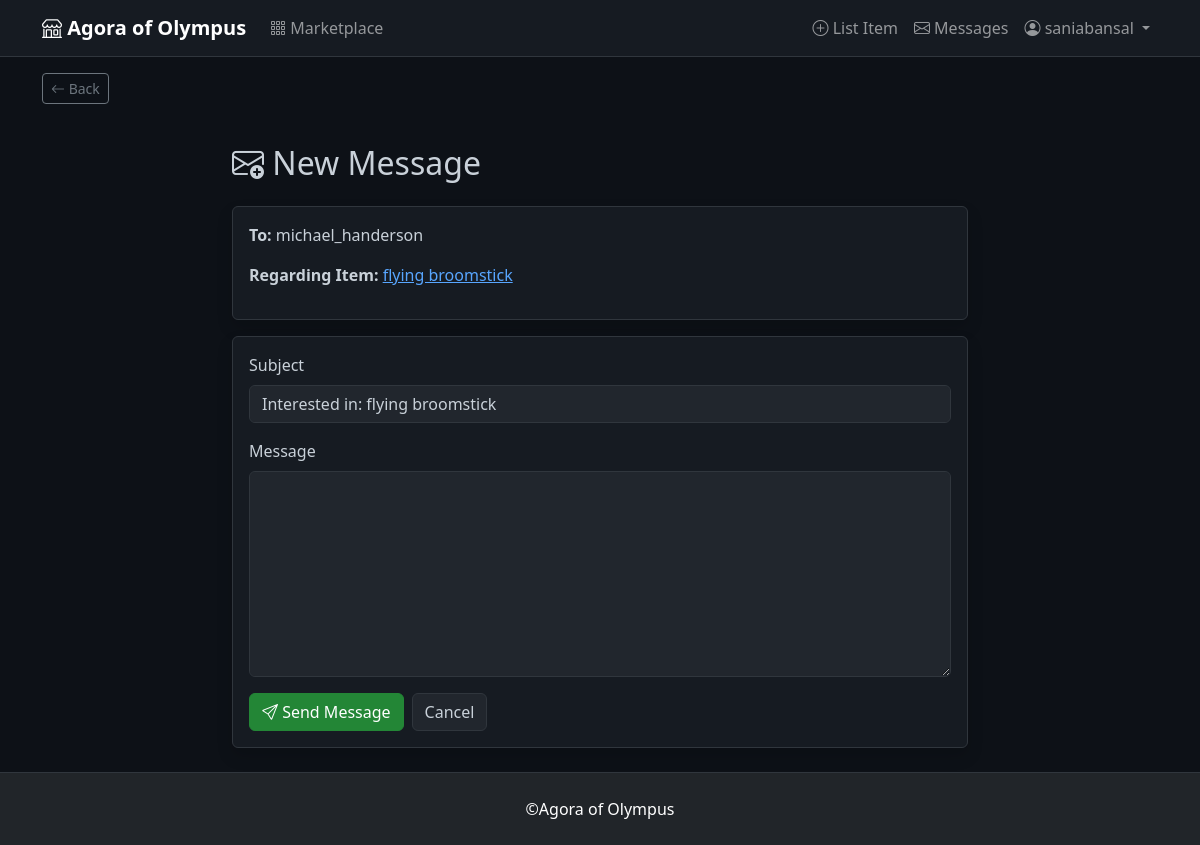
The app's page /messages/compose/2/4 (signed in) with its own data.
### app/models.py (models this page shows, shortened)
class User(UserMixin, db.Model):
    id = db.Column(db.Integer, primary_key=True)
    username = db.Column(db.String(80), unique=True, nullable=False)
    email = db.Column(db.String(120), unique=True, nullable=False)
    password_hash = db.Column(db.String(200), nullable=False)
    avatar = db.Column(db.String(200), default='default_avatar.png')
    created_at = db.Column(db.DateTime, default=datetime.utcnow)
    items = db.relationship('Item', backref='seller', lazy='dynamic', cascade='all, delete-orphan')
    sent_messages = db.relationship('Message', foreign_keys='Message.sender_id',
                                   backref='sender', lazy='dynamic', cascade='all, delete-orphan')
    received_messages = db.relationship('Message', foreign_keys='Message.recipient_id',
                                       backref='recipient', lazy='dynamic', cascade='all, delete-orphan')
    def unread_message_count(self):
        return Message.query.filter_by(recipient_id=self.id, read=False).count()

class Item(db.Model):
    id = db.Column(db.Integer, primary_key=True)
    name = db.Column(db.String(100), nullable=False)
    description = db.Column(db.Text, nullable=False)
    image = db.Column(db.String(200), default='default_item.png')
    category = db.Column(db.String(50), nullable=False)
    rarity = db.Column(db.String(20), nullable=False)
    seller_id = db.Column(db.Integer, db.ForeignKey('user.id'), nullable=False)
    created_at = db.Column(db.DateTime, default=datetime.utcnow)
    messages = db.relationship('Message', backref='item', lazy='dynamic', cascade='all, delete-orphan')

### app/routes.py (the view, shortened to what this page needs)
@main.route('/messages/compose/<int:recipient_id>', methods=['GET', 'POST'])
@main.route('/messages/compose/<int:recipient_id>/<int:item_id>', methods=['GET', 'POST'])
@login_required
def compose_message(recipient_id, item_id=None):
    recipient = User.query.get_or_404(recipient_id)
    item = Item.query.get(item_id) if item_id else None
    form = MessageForm()
    if item and request.method == 'GET':
        form.subject.data = f"Interested in: {item.name}"
    return render_template('messages/compose.html', form=form, recipient=recipient, item=item)

### app/forms.py
class MessageForm(FlaskForm):
    subject = StringField('Subject', validators=[DataRequired(), Length(min=3, max=200)])
    content = TextAreaField('Message', validators=[DataRequired(), Length(min=10, max=1000)])

### app/models.py (called while the page is built)
@login_manager.user_loader
def load_user(user_id):
    return User.query.get(int(user_id))

### app/templates/messages/compose.html (shortened to what this page needs)
{% extends "base.html" %}
{% block content %}
<div class="row justify-content-center">
    <div class="col-md-8">
        <h2 class="mb-4"><i class="bi bi-envelope-plus"></i> New Message</h2>
        <div class="card shadow mb-3">
            <div class="card-body">
                <p><strong>To:</strong> {{ recipient.username }}</p>
                {% if item %}
                    <p><strong>Regarding Item:</strong> <a href="{{ url_for('main.item_detail', item_id=item.id) }}">{{ item.name }}</a></p>
                {% endif %}
            </div>
        </div>
        <div class="card shadow">
            <div class="card-body">
                <form method="POST">
                    <div class="mb-3">
                        {{ form.subject.label(class="form-label") }}
                        {{ form.subject(class="form-control" + (" is-invalid" if form.subject.errors else "")) }}
                    </div>
                    <div class="mb-3">
                        {{ form.content.label(class="form-label") }}
                        {{ form.content(class="form-control", rows=8) }}
                    </div>
                    <div class="d-flex gap-2">
                        <button type="submit" class="btn btn-primary">
                            <i class="bi bi-send"></i> Send Message
                        </button>
                        <a href="{{ url_for('main.inbox') }}" class="btn btn-secondary">Cancel</a>
                    </div>
                </form>
            </div>
        </div>
    </div>
</div>
{% endblock %}

### app/templates/base.html (shortened to what this page needs)
<!DOCTYPE html>
<html lang="en" data-bs-theme="dark">
<head>
    <link href="https://cdn.jsdelivr.net/npm/bootstrap@5.3.0/dist/css/bootstrap.min.css" rel="stylesheet">
    <link rel="stylesheet" href="https://cdn.jsdelivr.net/npm/bootstrap-icons@1.11.0/font/bootstrap-icons.css">
</head>
<body>
    <nav class="navbar navbar-expand-lg navbar-dark bg-dark">
        <div class="container">
            <a class="navbar-brand fw-bold" href="{{ url_for('main.index') }}">
                <i class="bi bi-shop"></i> Agora of Olympus
            </a>
            <div class="collapse navbar-collapse" id="navbarNav">
                <ul class="navbar-nav me-auto">
                    <li class="nav-item">
                        <a class="nav-link" href="{{ url_for('main.marketplace') }}">
                            <i class="bi bi-grid-3x3-gap"></i> Marketplace
                        </a>
                    </li>
                </ul>
                <ul class="navbar-nav">
                    {% if current_user.is_authenticated %}
                        <li class="nav-item">
                            <a class="nav-link" href="{{ url_for('main.create_item') }}">
                                <i class="bi bi-plus-circle"></i> List Item
                            </a>
                        </li>
                        <li class="nav-item">
                            <a class="nav-link position-relative" href="{{ url_for('main.inbox') }}">
                                <i class="bi bi-envelope"></i> Messages
                            </a>
                        </li>
                        <li class="nav-item dropdown">
                            <a class="nav-link dropdown-toggle" href="#" role="button" data-bs-toggle="dropdown">
                                <i class="bi bi-person-circle"></i> {{ current_user.username }}
                            </a>
                        </li>
                    {% endif %}
                </ul>
            </div>
        </div>
    </nav>
    <div class="container mt-3">
        <button onclick="window.history.back()" class="btn btn-sm btn-outline-secondary">
            <i class="bi bi-arrow-left"></i> Back
        </button>
    </div>
    <main class="container my-4">
        {% block content %}{% endblock %}
    </main>
    <footer class="bg-dark text-white py-4">
        <div class="container text-center">
            <p class="mb-0">&copy;Agora of Olympus</p>
        </div>
    </footer>
</body>
</html>

### app/templates/base.html (style rules this page uses)
:root { --bg-primary: #0d1117; --bg-secondary: #161b22; --bg-tertiary: #21262d; --border-color: #30363d; --text-primary: #c9d1d9; --text-secondary: #8b949e; --accent-blue: #58a6ff; --accent-purple: #bc8cff; --accent-green: #3fb950; }
html, body { height: 100%; margin: 0; background-color: var(--bg-primary); color: var(--text-primary); }
body { display: flex; flex-direction: column; }
main { flex: 1 0 auto; }
footer { flex-shrink: 0; }
.navbar-dark { background-color: var(--bg-secondary) !important; border-bottom: 1px solid var(--border-color); }
.card { background-color: var(--bg-secondary); border: 1px solid var(--border-color); color: var(--text-primary); }
.form-control, .form-select { background-color: var(--bg-tertiary); border: 1px solid var(--border-color); color: var(--text-primary); }
a { color: var(--accent-blue); }
.btn-primary { background-color: #238636; border-color: #238636; }
.btn-secondary { background-color: var(--bg-tertiary); border-color: var(--border-color); color: var(--text-primary); }
footer { background-color: var(--bg-secondary) !important; border-top: 1px solid var(--border-color); }

### records on screen
User: username "saniabansal"
User: username "michael_handerson"
Item: name "flying broomstick"
